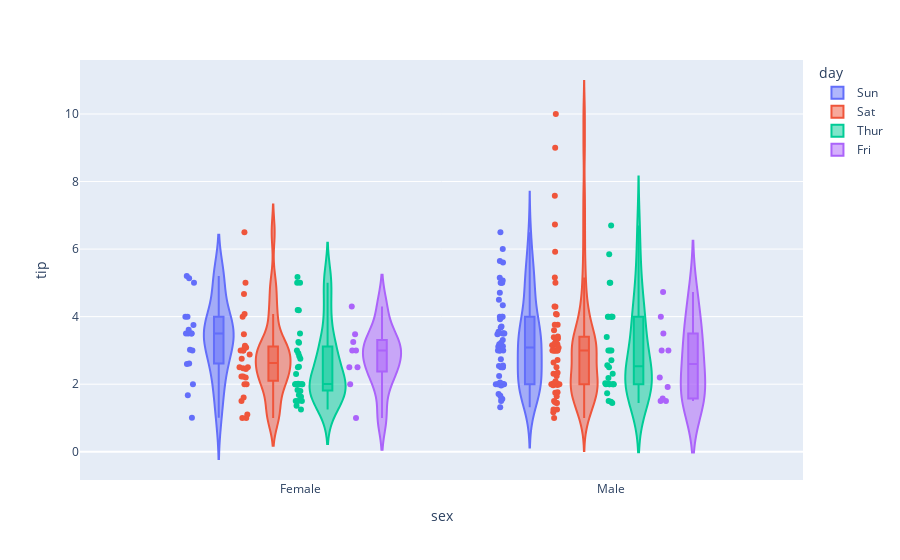

Write notebook code for a chart like this one.
### Code cell
fig = px.violin(tips,y='tip',x='sex',color='day',box=True,points='all',
                hover_data=tips.columns)
fig.show()

### Figure 1 — Plotly figure (JSON) as saved in the notebook; plotly's stock layout.template omitted (floating-point values rounded to 4 significant figures; data arrays with more than 128 entries replaced by an {"elided": "..."} marker saying what was removed)
{"data": [{"alignmentgroup": "True", "box": {"visible": true}, "customdata": {"elided": "76x5 mixed values"}, "hovertemplate": "day=%{customdata[2]}<br>sex=%{x}<br>tip=%{y}<br>total_bill=%{customdata[0]}<br>smoker=%{customdata[1]}<br>time=%{customdata[3]}<br>size=%{customdata[4]}<extra></extra>", "legendgroup": "Sun", "marker": {"color": "#636efa"}, "name": "Sun", "offsetgroup": "Sun", "orientation": "v", "points": "all", "scalegroup": "True", "showlegend": true, "type": "violin", "x": ["Female", "Male", "Male", "Male", "Female", "Male", "Male", "Male", "Male", "Male", "Male", "Female", "Male", "Male", "Female", "Male", "Female", "Male", "Female", "Male", "Male", "Male", "Male", "Male", "Male", "Male", "Male", "Male", "Male", "Female", "Female", "Male", "Male", "Male", "Male", "Male", "Female", "Female", "Male", "Male", "Male", "Male", "Male", "Male", "Female", "Male", "Female", "Female", "Male", "Male", "Male", "Female", "Male", "Female", "Male", "Male", "Male", "Male", "Male", "Male", "Male", "Male", "Male", "Female", "Male", "Male", "Male", "Male", "Male", "Male", "Male", "Female", "Male", "Female", "Male", "Male"], "x0": " ", "xaxis": "x", "y": [1.01, 1.66, 3.5, 3.31, 3.61, 4.71, 2, 3.12, 1.96, 3.23, 1.71, 5, 1.57, 3, 3.02, 3.92, 1.67, 3.71, 3.5, 2.54, 3.06, 1.32, 5.6, 3, 5, 6, 2.05, 3, 2.5, 2.6, 5.2, 1.56, 4.34, 3.51, 4, 2.55, 4, 3.5, 5.07, 2.5, 2, 2.74, 2, 2, 5.14, 5, 3.75, 2.61, 2, 3.5, 2.5, 2, 2, 3, 3.48, 2.24, 4.5, 5.15, 3.18, 4, 3.11, 2, 2, 4, 3.55, 3.68, 5.65, 3.5, 6.5, 3, 5, 3.5, 2, 3.5, 4, 1.5], "y0": " ", "yaxis": "y"}, {"alignmentgroup": "True", "box": {"visible": true}, "customdata": {"elided": "87x5 mixed values"}, "hovertemplate": "day=%{customdata[2]}<br>sex=%{x}<br>tip=%{y}<br>total_bill=%{customdata[0]}<br>smoker=%{customdata[1]}<br>time=%{customdata[3]}<br>size=%{customdata[4]}<extra></extra>", "legendgroup": "Sat", "marker": {"color": "#EF553B"}, "name": "Sat", "offsetgroup": "Sat", "orientation": "v", "points": "all", "scalegroup": "True", "showlegend": true, "type": "violin", "x": ["Male", "Male", "Female", "Female", "Male", "Male", "Male", "Male", "Male", "Male", "Female", "Male", "Male", "Female", "Female", "Male", "Male", "Male", "Female", "Male", "Male", "Male", "Male", "Female", "Male", "Male", "Male", "Male", "Male", "Male", "Male", "Male", "Female", "Female", "Male", "Male", "Male", "Female", "Female", "Female", "Female", "Male", "Male", "Female", "Female", "Female", "Male", "Male", "Male", "Male", "Female", "Male", "Female", "Female", "Female", "Male", "Male", "Male", "Male", "Male", "Female", "Male", "Male", "Male", "Female", "Female", "Female", "Male", "Male", "Male", "Female", "Male", "Male", "Female", "Male", "Male", "Male", "Male", "Male", "Male", "Male", "Male", "Female", "Male", "Female", "Male", "Male"], "x0": " ", "xaxis": "x", "y": [3.35, 4.08, 2.75, 2.23, 7.58, 3.18, 2.34, 2, 2, 4.3, 3, 1.45, 2.5, 3, 2.45, 3.27, 3.6, 2, 3.07, 2.31, 5, 2.24, 3, 1.5, 1.76, 6.73, 3.21, 2, 1.98, 3.76, 2.64, 3.15, 2.47, 1, 2.01, 2.09, 1.97, 3, 3.14, 5, 2.2, 1.25, 3.08, 2.5, 3.48, 4.08, 1.64, 4.06, 4.29, 3.76, 4, 3, 1, 1.61, 2, 10, 3.16, 3.41, 3, 2.03, 2.23, 2, 5.16, 9, 2.5, 6.5, 1.1, 3, 1.5, 1.44, 3.09, 3, 2.72, 2.88, 2, 3, 3.39, 1.47, 3, 1.25, 1, 1.17, 4.67, 5.92, 2, 2, 1.75], "y0": " ", "yaxis": "y"}, {"alignmentgroup": "True", "box": {"visible": true}, "customdata": {"elided": "62x5 mixed values"}, "hovertemplate": "day=%{customdata[2]}<br>sex=%{x}<br>tip=%{y}<br>total_bill=%{customdata[0]}<br>smoker=%{customdata[1]}<br>time=%{customdata[3]}<br>size=%{customdata[4]}<extra></extra>", "legendgroup": "Thur", "marker": {"color": "#00cc96"}, "name": "Thur", "offsetgroup": "Thur", "orientation": "v", "points": "all", "scalegroup": "True", "showlegend": true, "type": "violin", "x": ["Male", "Male", "Male", "Male", "Male", "Female", "Male", "Male", "Female", "Male", "Male", "Male", "Male", "Female", "Female", "Female", "Male", "Female", "Male", "Male", "Female", "Female", "Male", "Female", "Female", "Male", "Male", "Female", "Female", "Female", "Female", "Female", "Female", "Female", "Male", "Female", "Female", "Male", "Male", "Female", "Female", "Female", "Female", "Female", "Male", "Male", "Female", "Male", "Male", "Male", "Male", "Male", "Female", "Female", "Male", "Male", "Female", "Female", "Female", "Male", "Female", "Female"], "x0": " ", "xaxis": "x", "y": [4, 3, 2.71, 3, 3.4, 1.83, 5, 2.03, 5.17, 2, 4, 5.85, 3, 1.5, 1.8, 2.92, 2.31, 1.68, 2.5, 2, 2.52, 4.2, 1.48, 2, 2, 2.18, 1.5, 2.83, 1.5, 2, 3.25, 1.25, 2, 2, 2, 2.75, 3.5, 6.7, 5, 5, 2.3, 1.5, 1.36, 1.63, 1.73, 2, 4.19, 2.56, 2.02, 4, 1.44, 2, 5, 2, 2, 4, 2.01, 2, 2.5, 4, 3.23, 3], "y0": " ", "yaxis": "y"}, {"alignmentgroup": "True", "box": {"visible": true}, "customdata": [[28.97, "Yes", "Fri", "Dinner", 2], [22.49, "No", "Fri", "Dinner", 2], [5.75, "Yes", "Fri", "Dinner", 2], [16.32, "Yes", "Fri", "Dinner", 2], [22.75, "No", "Fri", "Dinner", 2], [40.17, "Yes", "Fri", "Dinner", 4], [27.28, "Yes", "Fri", "Dinner", 2], [12.03, "Yes", "Fri", "Dinner", 2], [21.01, "Yes", "Fri", "Dinner", 2], [12.46, "No", "Fri", "Dinner", 2], [11.35, "Yes", "Fri", "Dinner", 2], [15.38, "Yes", "Fri", "Dinner", 2], [12.16, "Yes", "Fri", "Lunch", 2], [13.42, "Yes", "Fri", "Lunch", 2], [8.58, "Yes", "Fri", "Lunch", 1], [15.98, "No", "Fri", "Lunch", 3], [13.42, "Yes", "Fri", "Lunch", 2], [16.27, "Yes", "Fri", "Lunch", 2], [10.09, "Yes", "Fri", "Lunch", 2]], "hovertemplate": "day=%{customdata[2]}<br>sex=%{x}<br>tip=%{y}<br>total_bill=%{customdata[0]}<br>smoker=%{customdata[1]}<br>time=%{customdata[3]}<br>size=%{customdata[4]}<extra></extra>", "legendgroup": "Fri", "marker": {"color": "#ab63fa"}, "name": "Fri", "offsetgroup": "Fri", "orientation": "v", "points": "all", "scalegroup": "True", "showlegend": true, "type": "violin", "x": ["Male", "Male", "Female", "Female", "Female", "Male", "Male", "Male", "Male", "Male", "Female", "Female", "Male", "Female", "Male", "Female", "Male", "Female", "Female"], "x0": " ", "xaxis": "x", "y": [3, 3.5, 1, 4.3, 3.25, 4.73, 4, 1.5, 3, 1.5, 2.5, 3, 2.2, 3.48, 1.92, 3, 1.58, 2.5, 2], "y0": " ", "yaxis": "y"}], "layout": {"legend": {"title": {"text": "day"}, "tracegroupgap": 0}, "margin": {"t": 60}, "violinmode": "group", "xaxis": {"anchor": "y", "domain": [0, 1], "title": {"text": "sex"}}, "yaxis": {"anchor": "x", "domain": [0, 1], "title": {"text": "tip"}}}}
